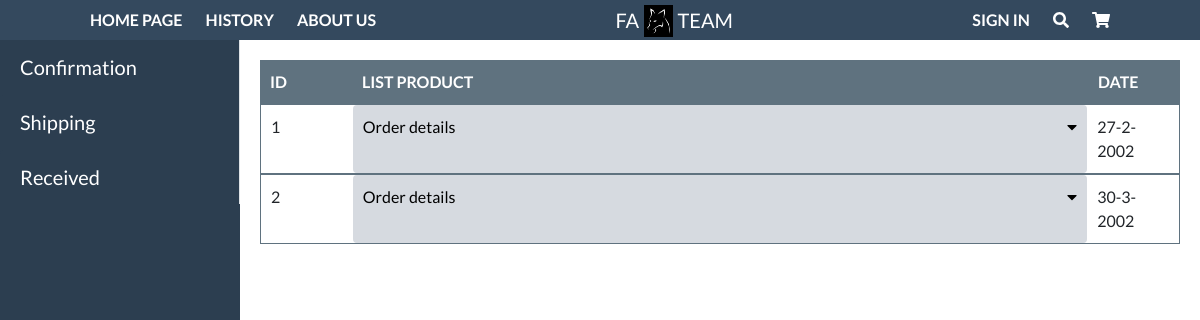
/pesonal.php (signed in), run on an earlier commit of the app's database.
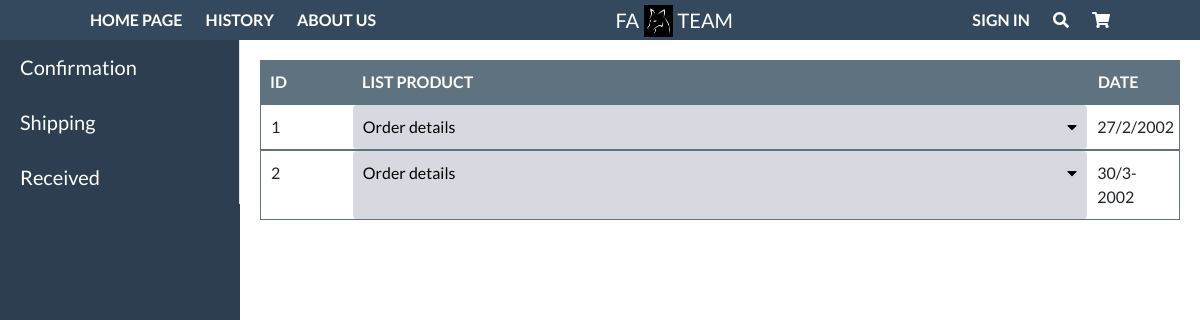
And on a later commit of the database.
### tables this page shows
create table orders(
  ID_order int primary key auto_increment,
  ID_user int,
  datee varchar(50),
  status int,
  FOREIGN KEY (ID_user) REFERENCES users (ID_user) on delete cascade
);

### resources/data/order_data.php (called while the page is built, shortened)
<?php
require_once 'connect.php';
class orders
{
  public function get_user($id,$status)
  {
    $conn1 = new connect_data();
    $data = $conn1->connect();
    $sql = "select * from orders where ID_user = $id and status= $status";
    return $conn1->req($data, $sql);
  }
}
?>

### resources/data/connect.php (called while the page is built, shortened)
<?php
class connect_data
{
    public function req($database,$sql){
        return mysqli_query($database, $sql);
    }
}
?>

### pesonal.php (the view, shortened to what this page needs)
<!DOCTYPE html>
<html lang="en">
<head>
    <link rel="stylesheet" href="https://cdnjs.cloudflare.com/ajax/libs/animate.css/4.1.1/animate.min.css" />
    <link href="https://cdn.datatables.net/1.10.20/css/dataTables.bootstrap4.min.css" rel="stylesheet" />
    <link rel="stylesheet" href="https://maxcdn.bootstrapcdn.com/bootstrap/4.5.2/css/bootstrap.min.css">
    <link rel="stylesheet" href="./resources/css/menu.css">
    <link rel="stylesheet" href="./resources/css/pesonal.css">
</head>
<body>
    <div class="header">
        <ul class="header-menu hide-menu">
            <a href="inde.php">HOME PAGE</a>
            <a href="pesonal.php">HISTORY</a>
            <a href="about.php">ABOUT US</a>
        </ul>
        <div class="header-logo">
            <p class="logo-title">FA</p>
            <img class="logo" src="./resources/img/logo.jpg" alt="logo">
            <p class="logo-title">TEAM</p>
        </div>
        <ul class="header-menu">
            <a href="login.php">SIGN IN</a>
            <a href="#"><i class="fas fa-search"></i></a>
            <a href="cart.php"><i class="fas fa-shopping-cart"></i></a>
        </ul>
    </div>
    <div class="content">
        <div class="collapse show content-navigate">
            <div class="nav-tabs" id="wrapper" style="border: none;">
                <div class="border-right" id="sidebar-wrapper">
                    <div class="list-group list-group-flush">
                        <a href="#confirmation" class="list-group-item list-group-item-action nav-link content-navigate-item" data-toggle="tab">Confirmation</a>
                        <a href="#shipping" class="list-group-item list-group-item-action nav-link content-navigate-item" data-toggle="tab">Shipping</a>
                        <a href="#received" class="list-group-item list-group-item-action nav-link content-navigate-item" data-toggle="tab">Received</a>
                    </div>
                </div>
            </div>
        </div>
        <div class="tab-content content_box">
            <div class="tab-pane fade show active" id="confirmation">
                <div class="content_table">
                    <div class="content_main">
                        <div class="content_main1">ID</div>
                        <div class="content_main2">LIST PRODUCT</div>
                        <div class="content_main3">DATE</div>
                    </div>
                    <?php
                    require_once 'resources/data/order_data.php';
                    $order = new orders();
                    $result_order = $order->get_user($_SESSION['user'],1);
                    $i = 0;
                    while ($row_order = mysqli_fetch_assoc($result_order)) {
                        $i++;
                    ?>
                        <div class="content_item">
                            <div class="content_item1"><?php echo $i ?></div>
                            <div class="content_item2">
                                <a href="#nav1<?php echo $i ?>" class="drop_down_animation">Order details<i class="fas fa-caret-down"></i></a>
                            </div>
                            <div class="content_item3"><?php echo $row_order['datee'] ?></div>
                        </div>
                    <?php
                    }
                    ?>
                </div>
            </div>
                    <?php
                    require_once 'resources/data/order_data.php';
                    ?>
                    <?php
                    require_once 'resources/data/order_data.php';
                    ?>
        </div>
    </div>
</body>
</html>

What changed in the data, as far as the page shows it:
changed orders (number 1 of 2 on the later page): datee "27-2-2002" → "27/2/2002"
changed orders (number 2 of 2 on the later page): datee "30-3-2002" → "30/3-2002"
